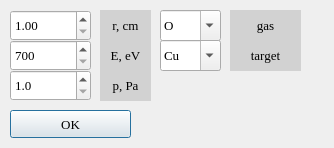
<?xml version="1.0" encoding="UTF-8"?>
<ui version="4.0">
 <class>Dialog</class>
 <widget class="QDialog" name="Dialog">
  <property name="geometry">
   <rect>
    <x>0</x>
    <y>0</y>
    <width>334</width>
    <height>148</height>
   </rect>
  </property>
  <property name="windowTitle">
   <string>Chamber</string>
  </property>
  <property name="windowIcon">
   <iconset>
    <normaloff>../resources/icon.png</normaloff>../resources/icon.png</iconset>
  </property>
  <widget class="QComboBox" name="target">
   <property name="geometry">
    <rect>
     <x>160</x>
     <y>40</y>
     <width>61</width>
     <height>31</height>
    </rect>
   </property>
   <property name="font">
    <font>
     <family>Times New Roman</family>
     <pointsize>10</pointsize>
    </font>
   </property>
   <property name="editable">
    <bool>true</bool>
   </property>
   <item>
    <property name="text">
     <string>Cu</string>
    </property>
   </item>
   <item>
    <property name="text">
     <string>Mo</string>
    </property>
   </item>
   <item>
    <property name="text">
     <string>Ti</string>
    </property>
   </item>
  </widget>
  <widget class="QPushButton" name="ok_button">
   <property name="enabled">
    <bool>true</bool>
   </property>
   <property name="geometry">
    <rect>
     <x>10</x>
     <y>110</y>
     <width>121</width>
     <height>28</height>
    </rect>
   </property>
   <property name="font">
    <font>
     <family>Times New Roman</family>
     <pointsize>10</pointsize>
    </font>
   </property>
   <property name="text">
    <string>OK</string>
   </property>
  </widget>
  <widget class="QDoubleSpinBox" name="radius">
   <property name="geometry">
    <rect>
     <x>10</x>
     <y>10</y>
     <width>81</width>
     <height>31</height>
    </rect>
   </property>
   <property name="font">
    <font>
     <family>Times New Roman</family>
     <pointsize>10</pointsize>
    </font>
   </property>
   <property name="minimum">
    <double>1.000000000000000</double>
   </property>
   <property name="maximum">
    <double>20.000000000000000</double>
   </property>
   <property name="singleStep">
    <double>0.100000000000000</double>
   </property>
  </widget>
  <widget class="QLabel" name="r_label">
   <property name="geometry">
    <rect>
     <x>100</x>
     <y>10</y>
     <width>51</width>
     <height>31</height>
    </rect>
   </property>
   <property name="font">
    <font>
     <family>Times New Roman</family>
     <pointsize>10</pointsize>
    </font>
   </property>
   <property name="styleSheet">
    <string notr="true">background-color: rgb(210, 210, 210)</string>
   </property>
   <property name="text">
    <string>r, cm</string>
   </property>
   <property name="alignment">
    <set>Qt::AlignCenter</set>
   </property>
  </widget>
  <widget class="QComboBox" name="gas">
   <property name="geometry">
    <rect>
     <x>160</x>
     <y>10</y>
     <width>61</width>
     <height>31</height>
    </rect>
   </property>
   <property name="font">
    <font>
     <family>Times New Roman</family>
     <pointsize>10</pointsize>
    </font>
   </property>
   <property name="editable">
    <bool>true</bool>
   </property>
   <item>
    <property name="text">
     <string>O</string>
    </property>
   </item>
   <item>
    <property name="text">
     <string>Ne</string>
    </property>
   </item>
   <item>
    <property name="text">
     <string>N</string>
    </property>
   </item>
   <item>
    <property name="text">
     <string>Ar</string>
    </property>
   </item>
   <item>
    <property name="text">
     <string>Kr</string>
    </property>
   </item>
   <item>
    <property name="text">
     <string>Xe</string>
    </property>
   </item>
  </widget>
  <widget class="QLabel" name="target_label">
   <property name="geometry">
    <rect>
     <x>230</x>
     <y>40</y>
     <width>71</width>
     <height>31</height>
    </rect>
   </property>
   <property name="font">
    <font>
     <family>Times New Roman</family>
     <pointsize>10</pointsize>
    </font>
   </property>
   <property name="styleSheet">
    <string notr="true">background-color: rgb(210, 210, 210)</string>
   </property>
   <property name="text">
    <string>target</string>
   </property>
   <property name="alignment">
    <set>Qt::AlignCenter</set>
   </property>
  </widget>
  <widget class="QLabel" name="gas_label">
   <property name="geometry">
    <rect>
     <x>230</x>
     <y>10</y>
     <width>71</width>
     <height>31</height>
    </rect>
   </property>
   <property name="font">
    <font>
     <family>Times New Roman</family>
     <pointsize>10</pointsize>
    </font>
   </property>
   <property name="styleSheet">
    <string notr="true">background-color: rgb(210, 210, 210)</string>
   </property>
   <property name="text">
    <string>gas</string>
   </property>
   <property name="alignment">
    <set>Qt::AlignCenter</set>
   </property>
  </widget>
  <widget class="QDoubleSpinBox" name="energy">
   <property name="geometry">
    <rect>
     <x>10</x>
     <y>40</y>
     <width>81</width>
     <height>31</height>
    </rect>
   </property>
   <property name="font">
    <font>
     <family>Times New Roman</family>
     <pointsize>10</pointsize>
    </font>
   </property>
   <property name="decimals">
    <number>0</number>
   </property>
   <property name="minimum">
    <double>700.000000000000000</double>
   </property>
   <property name="maximum">
    <double>1500.000000000000000</double>
   </property>
   <property name="singleStep">
    <double>1.000000000000000</double>
   </property>
   <property name="value">
    <double>700.000000000000000</double>
   </property>
  </widget>
  <widget class="QLabel" name="E_label">
   <property name="geometry">
    <rect>
     <x>100</x>
     <y>40</y>
     <width>51</width>
     <height>31</height>
    </rect>
   </property>
   <property name="font">
    <font>
     <family>Times New Roman</family>
     <pointsize>10</pointsize>
    </font>
   </property>
   <property name="styleSheet">
    <string notr="true">background-color: rgb(210, 210, 210)</string>
   </property>
   <property name="text">
    <string>E, eV</string>
   </property>
   <property name="alignment">
    <set>Qt::AlignCenter</set>
   </property>
  </widget>
  <widget class="QDoubleSpinBox" name="pressure">
   <property name="geometry">
    <rect>
     <x>10</x>
     <y>70</y>
     <width>81</width>
     <height>31</height>
    </rect>
   </property>
   <property name="font">
    <font>
     <family>Times New Roman</family>
     <pointsize>10</pointsize>
    </font>
   </property>
   <property name="decimals">
    <number>1</number>
   </property>
   <property name="minimum">
    <double>1.000000000000000</double>
   </property>
   <property name="maximum">
    <double>10.000000000000000</double>
   </property>
   <property name="singleStep">
    <double>0.100000000000000</double>
   </property>
   <property name="value">
    <double>1.000000000000000</double>
   </property>
  </widget>
  <widget class="QLabel" name="p_label">
   <property name="geometry">
    <rect>
     <x>100</x>
     <y>70</y>
     <width>51</width>
     <height>31</height>
    </rect>
   </property>
   <property name="font">
    <font>
     <family>Times New Roman</family>
     <pointsize>10</pointsize>
    </font>
   </property>
   <property name="styleSheet">
    <string notr="true">background-color: rgb(210, 210, 210)</string>
   </property>
   <property name="text">
    <string>p, Pa</string>
   </property>
   <property name="alignment">
    <set>Qt::AlignCenter</set>
   </property>
  </widget>
 </widget>
 <resources/>
 <connections/>
</ui>
